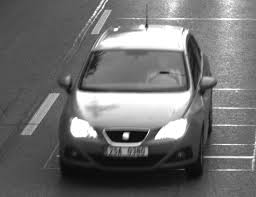
#> input picture images.jfif, 256 x 197 px
$ python -i detect_face_video.py   (imports and definitions only)
#> lines starting #> are read from the running program, lines starting #| are printed output that depends on the picture; after the words box and inside, x2 and y2 are one past the last pixel; in counts of white or black regions, pixels touching at a corner belong together
import matplotlib.pyplot as plt
import cv2

#import imutils
import requests
import base64
import json
import numpy as np
from PIL import Image
from PIL import ImageEnhance
from skimage import color, data, restoration
from scipy.signal import convolve2d
import pytesseract
import PIL.ImageOps
pytesseract.pytesseract.tesseract_cmd = r'C:\Program Files (x86)\Tesseract-OCR\tesseract.exe'


plate=None
def main (img):


#> called with img = 'images.jfif'
    img = cv2.imread(img,cv2.IMREAD_COLOR)
#> img is the input picture: shape (197, 256, 3); min 0, max 255, mean 111

    img = cv2.resize(img, (600,400) )
#> img: shape (400, 600, 3)
    img = cv2.resize(img, (600,400) )
    threshold = 180 # to be determined
    _, img_binarized = cv2.threshold(img, threshold, 255, cv2.THRESH_BINARY)
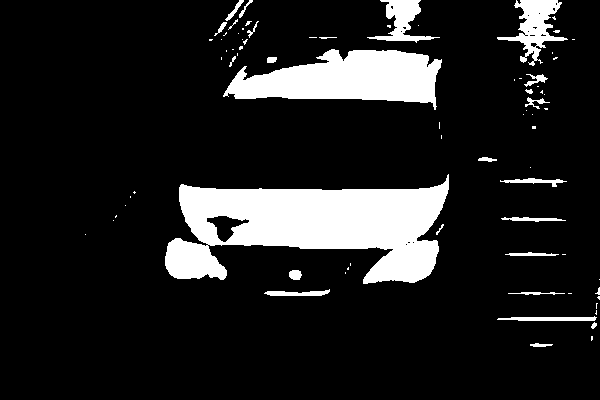
#> img_binarized: shape (400, 600, 3); 13.1% white; 77 white regions (51 under 20 px), largest, box (x1, y1, x2, y2) and area: (165, 174, 449, 284) 18021, (223, 49, 442, 110) 8152, (497, 0, 568, 66) 1713
    pil_img = Image.fromarray(img_binarized)


    gray = cv2.cvtColor(img, cv2.COLOR_BGR2GRAY)
    gray = cv2.bilateralFilter(gray, 13, 15, 15)

    edged = cv2.Canny(gray, 30, 200)
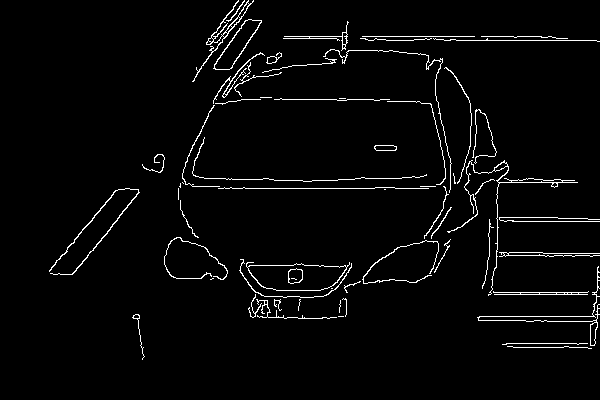
#> edged: shape (400, 600); 2.9% white in thin lines or dots, all inside (x1, y1, x2, y2) = (49, 0, 600, 360)
    thresh = cv2.adaptiveThreshold(gray, 255, 1, 1, 11, 2)
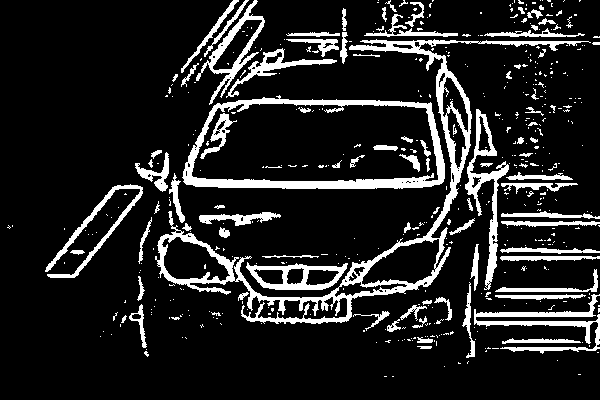
#> thresh: shape (400, 600); 13.5% white; 484 white regions (393 under 20 px)
    #contours = cv2.findContours(edged.copy(), cv2.RETR_TREE, cv2.CHAIN_APPROX_SIMPLE)
    contours, hierarchy = cv2.findContours(thresh, cv2.RETR_LIST, cv2.CHAIN_APPROX_SIMPLE)
#> contours = 595 contours, 507 with area under 20; largest, box (x1, y1, x2, y2) and area: (182, 95, 445, 189) 20990, (191, 102, 439, 183) 17205, (155, 39, 591, 324) 12276, (361, 238, 440, 286) 2223, (196, 0, 265, 105) 1968
    #contours = imutils.grab_contours(contours)
    contours = sorted(contours, key = cv2.contourArea, reverse = True)[:30]
#> contours = 30 contours; largest, box (x1, y1, x2, y2) and area: (182, 95, 445, 189) 20990, (191, 102, 439, 183) 17205, (155, 39, 591, 324) 12276, (361, 238, 440, 286) 2223, (196, 0, 265, 105) 1968
    screenCnt = None

    gaussian_blur_license_plate = cv2.GaussianBlur(
        img, (5, 5), 0)

    for c in contours:

        peri = cv2.arcLength(c, True)
        approx = cv2.approxPolyDP(c, 0.02 * peri, True)

        if len(approx) == 4:
            screenCnt = approx

            break
#> this loop made 2 passes
#> (peri, screenCnt) on pass 2: (768.9, [[191, 172], [218, 107], [427, 109], [438, 179]])
#> peri on pass 1: 694.9

    if screenCnt is None:
        detected = 0
        print ("No contour detected")
    else:
         detected = 1

    if detected == 1:
        cv2.drawContours(img, [screenCnt], -1, (0, 0, 255), 3)
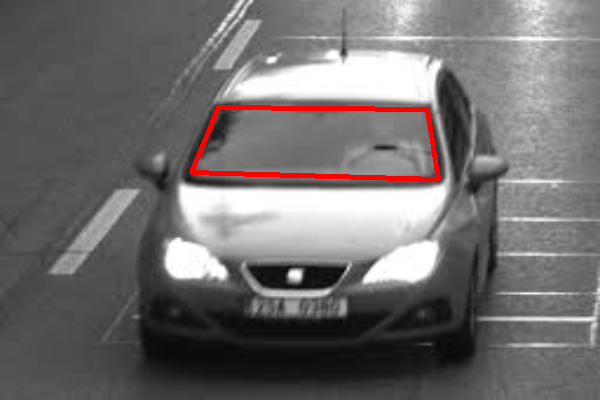
#> img: shape (400, 600, 3); mean B, G, R 109.6, 109.6, 112.8

    mask = np.zeros(gray.shape,np.uint8)
    new_image = cv2.drawContours(mask,[screenCnt],0,255,-1,)
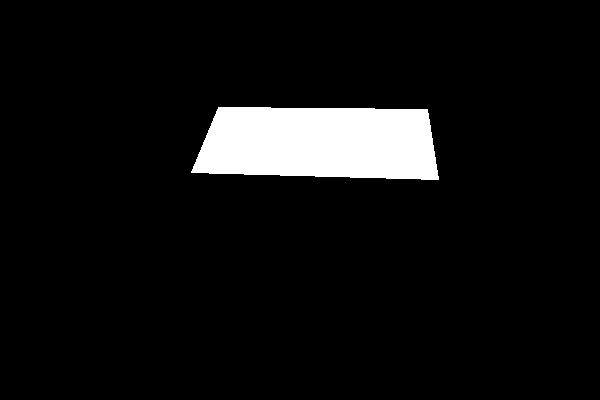
#> new_image: shape (400, 600); 6.6% white; 1 white region, box (x1, y1, x2, y2) and area: (191, 107, 439, 180) 15722
    new_image = cv2.bitwise_and(img,img,mask=mask)
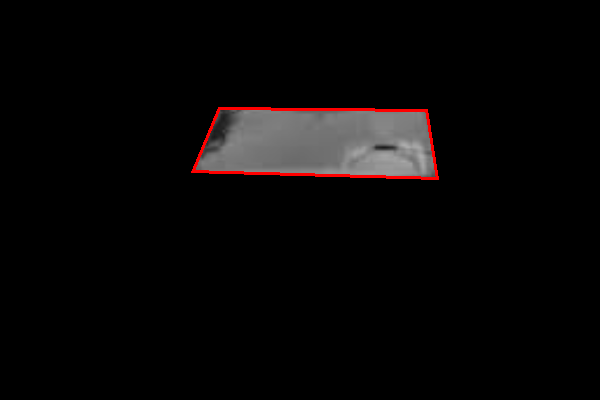
#> new_image: shape (400, 600, 3); mean B, G, R 7, 7, 8.9

    (x, y) = np.where(mask == 255)
#> x = 15722 values from 107 to 179; y = 15722 values, max 438 at index 15561, min 191 at index 14363, mean 319.5
    (topx, topy) = (np.min(x), np.min(y))
#> topx = 107; topy = 191
    (bottomx, bottomy) = (np.max(x), np.max(y))
#> bottomx = 179; bottomy = 438
    Cropped = gray[topx:bottomx+1, topy:bottomy+1]
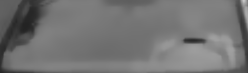
#> Cropped: shape (73, 248); min 35, max 198, mean 115.6

#> (the run stopped early here; a loop or call above may not have finished)
